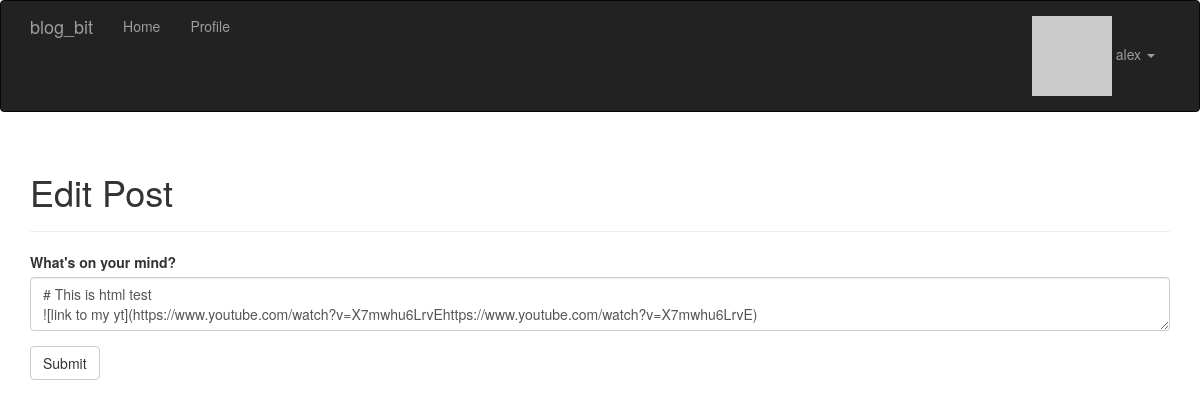
The page /edit/189 (signed in) on the database as committed earlier.
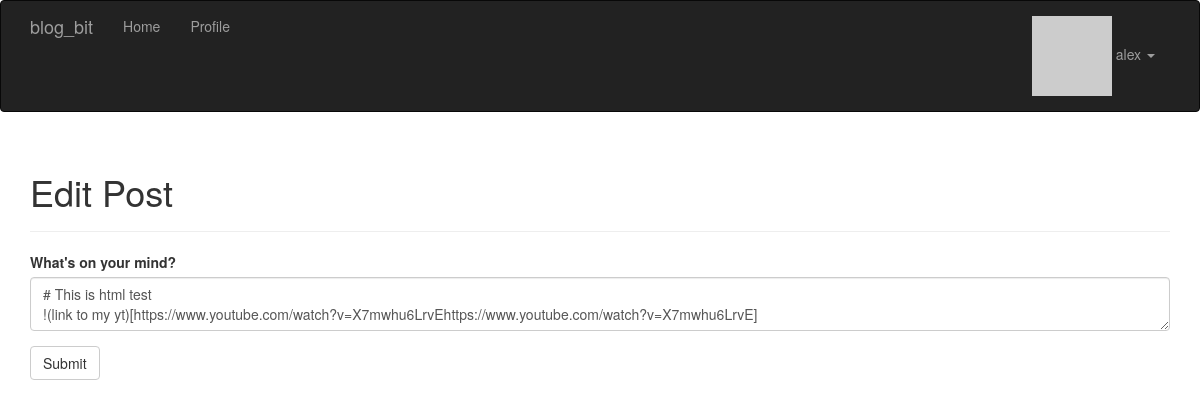
The same page on the database as committed later.
### app/models/post.py (models this page shows, shortened)
class Post(db.Model):
    id = db.Column(db.Integer, primary_key=True)
    body = db.Column(db.Text)
    body_html = db.Column(db.Text)
    timestamp = db.Column(db.DateTime, default=datetime.utcnow)
    author_id = db.Column(db.Integer, db.ForeignKey('user.id'))
    comments = db.relationship('Comment', backref='post', lazy='dynamic')

### app/main/views.py (the view)
@main.route('/edit/<int:id>', methods=['GET', 'POST'])
@login_required
def edit(id):
    post = Post.query.get_or_404(id)
    if current_user != post.author and not current_user.is_administrator():
        abort(403)
    form = PostForm()
    if form.validate_on_submit():
        post.body = form.body.data
        db.session.add(post)
        db.session.commit()
        flash('The post has been updated.')
        return redirect(url_for('main.post', id=post.id))
    form.body.data = post.body
    return render_template('main/edit_post.html', form=form)

### app/main/forms.py
class PostForm(FlaskForm):
    body = PageDownField("What's on your mind?")
    submit = SubmitField('Submit')

### app/auth/views.py (called while the page is built)
@auth.before_app_request
def before_request():
    current_user = flask_login.current_user
    if current_user.is_authenticated:
        current_user.ping()  # updating user last time seen property
        if not current_user.confirmed \
                and flask.request.blueprint != 'auth' \
                and flask.request.endpoint != 'static':
            return flask.redirect(flask.url_for('auth.unconfirmed'))

### app/login.py (called while the page is built)
@login_manager.user_loader
def load_user(user_id):
    return User.query.get(int(user_id))

### app/models/role.py (called while the page is built)
    def has_permission(self, perm):
        return self.permissions & perm == perm

### app/models/user.py (called while the page is built)
    def can(self, perm):
        return self.role is not None and self.role.has_permission(perm)

    def is_administrator(self):
        return self.can(Permission.ADMIN)

    def ping(self):
        self.last_seen = datetime.utcnow()
        db.session.add(self)
        db.session.commit()

    def get_pfp(self, size=100, image_gen='retro'):
        url = 'https://secure.gravatar.com/avatar'
        return f'{url}/{self.pfp_hash}?s={size}&d={image_gen}&r=g'

### app/templates/main/edit_post.html (shortened to what this page needs)
{% extends "base.html" %}
{% import "bootstrap/wtf.html" as wtf %}
{% block page_header %}
    <h1>Edit Post</h1>
{% endblock %}
{% block page_content %}
    <div>
        {{ wtf.quick_form(form) }}
    </div>
{% endblock %}

Rows that differ between the two databases and show on the page:
changed Post: body "# This is html test ![link to my yt](https://www.youtube.com/watch?v=X7mwhu6LrvEhttps://www.youtube.com/watch?v=X7mwhu6LrvE)" → "# This is html test !(link to my yt)[https://www.youtube.com/watch?v=X7mwhu6LrvEhttps://www.youtube.com/watch?v=X7mwhu6LrvE]"
